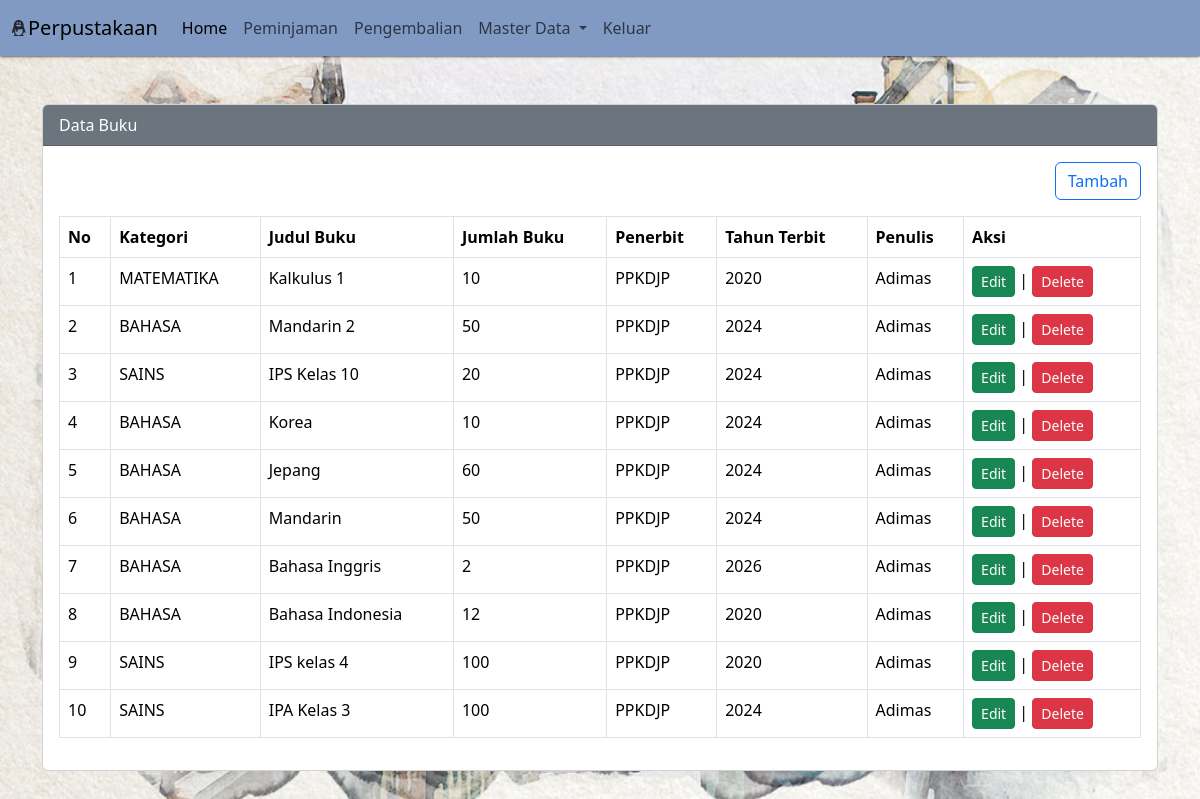
Page /?pg=buku on the committed database.
### tables this page shows
CREATE TABLE `buku` (
  `id` int(11) NOT NULL,
  `id_kategori` int(11) NOT NULL,
  `judul` varchar(50) NOT NULL,
  `jumlah` int(11) NOT NULL,
  `penerbit` varchar(50) NOT NULL,
  `tahun_terbit` varchar(5) NOT NULL,
  `penulis` varchar(100) NOT NULL,
  `created_at` timestamp NOT NULL DEFAULT current_timestamp(),
  `updated_at` timestamp NOT NULL DEFAULT current_timestamp() ON UPDATE current_timestamp()
);

CREATE TABLE `kategori` (
  `id` int(11) NOT NULL,
  `nama_kategori` varchar(50) NOT NULL,
  `keterangan` text NOT NULL,
  `created_at` timestamp NOT NULL DEFAULT current_timestamp(),
  `updated_at` timestamp NOT NULL DEFAULT current_timestamp() ON UPDATE current_timestamp()
);

### content/buku.php (the view, shortened to what this page needs)
<?php
$queryBuku = mysqli_query($koneksi, "SELECT kategori.nama_kategori, buku.* FROM buku LEFT JOIN kategori ON kategori.id = buku.id_kategori ORDER BY id DESC");
?>
<div class="container mt-5">
    <div class="row">
        <div class="col-sm-12">
            <div class="card">
                <div class="card-header bg-secondary text-white">Data Buku</div>
                <div class="card-body">
                    <div align="right" class="mb-3">
                        <a href="?pg=tambah-buku" class="btn btn-outline-primary">Tambah</a>
                    </div>
                    <table class="table table-bordered">
                        <thead>
                            <tr>
                                <th>No</th>
                                <th>Kategori</th>
                                <th>Judul Buku</th>
                                <th>Jumlah Buku</th>
                                <th>Penerbit</th>
                                <th>Tahun Terbit</th>
                                <th>Penulis</th>
                                <th>Aksi</th>
                            </tr>
                        </thead>
                        <tbody>
                            <?php $no = 1;
                            while ($rowBuku = mysqli_fetch_assoc($queryBuku)) : ?>
                                <tr>
                                    <td><?php echo $no++ ?></td>
                                    <td><?php echo $rowBuku['nama_kategori'] ?></td>
                                    <td><?php echo $rowBuku['judul'] ?> </td>
                                    <td><?php echo $rowBuku['jumlah'] ?> </td>
                                    <td><?php echo $rowBuku['penerbit'] ?> </td>
                                    <td><?php echo $rowBuku['tahun_terbit'] ?> </td>
                                    <td><?php echo $rowBuku['penulis'] ?> </td>
                                    <td>
                                        <a href="?pg=tambah-buku&edit=<?php echo $rowBuku['id'] ?>" class="btn btn-sm btn-success">Edit</a> |
                                        <a onclick="return confirm('Apakah anda yakin akan menghapus data ini?')" href="?pg=tambah-buku&delete=<?php echo $rowBuku['id'] ?>" class="btn btn-sm btn-danger">Delete</a>
                                    </td>
                                </tr>
                            <?php endwhile ?>
                        </tbody>
                    </table>
                </div>
            </div>
        </div>
    </div>
</div>

### index.php (style rules this page uses)
body { background-image: url('assets/img/post-thumbnail.jpg'); background-size: cover; }

### rows in the picture
buku: id_kategori.nama_kategori "MATEMATIKA", judul "Kalkulus 1", jumlah "10", penerbit "PPKDJP", tahun_terbit "2020", penulis "Adimas"
buku: id_kategori.nama_kategori "BAHASA", judul "Mandarin 2", jumlah "50", penerbit "PPKDJP", tahun_terbit "2024", penulis "Adimas"
buku: id_kategori.nama_kategori "SAINS", judul "IPS Kelas 10", jumlah "20", penerbit "PPKDJP", tahun_terbit "2024", penulis "Adimas"
buku: id_kategori.nama_kategori "BAHASA", judul "Korea", jumlah "10", penerbit "PPKDJP", tahun_terbit "2024", penulis "Adimas"
buku: id_kategori.nama_kategori "BAHASA", judul "Jepang", jumlah "60", penerbit "PPKDJP", tahun_terbit "2024", penulis "Adimas"
buku: id_kategori.nama_kategori "BAHASA", judul "Mandarin", jumlah "50", penerbit "PPKDJP", tahun_terbit "2024", penulis "Adimas"
buku: id_kategori.nama_kategori "BAHASA", judul "Bahasa Inggris", jumlah "2", penerbit "PPKDJP", tahun_terbit "2026", penulis "Adimas"
buku: id_kategori.nama_kategori "BAHASA", judul "Bahasa Indonesia", jumlah "12", penerbit "PPKDJP", tahun_terbit "2020", penulis "Adimas"
buku: id_kategori.nama_kategori "SAINS", judul "IPS kelas 4", jumlah "100", penerbit "PPKDJP", tahun_terbit "2020", penulis "Adimas"
buku: id_kategori.nama_kategori "SAINS", judul "IPA Kelas 3", jumlah "100", penerbit "PPKDJP", tahun_terbit "2024", penulis "Adimas"
